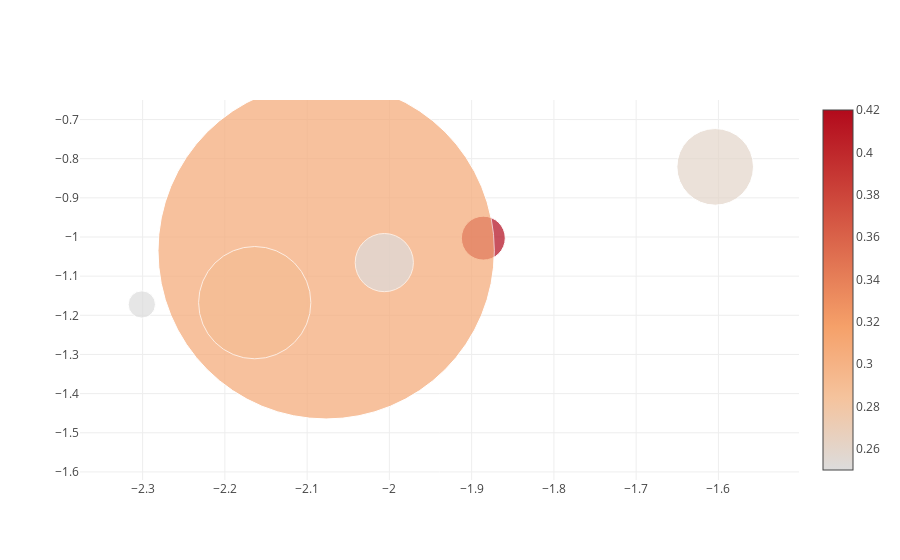

The notebook cell saved with this chart:
### Markdown cell above
La cellule suivante permet une entrée interactive au clavier:

### Code cell
mylib.launch_campaign_about('anis')

### Figure 1 — Plotly figure (JSON) as saved in the notebook; plotly's stock layout.template omitted (floating-point values rounded to 4 significant figures)
{"data": [{"marker": {"color": [0.42, 0.31, 0.29, 0.26, 0.25, 0.25], "showscale": true, "size": [43.9, 336.4, 112.3, 76.59, 27.25, 58.19]}, "mode": "markers", "text": ["instagram URL: http://instagram.com/web/friendships/2212133610/follow/<br>instagram ID: 2212133610<br>final measure: 0.42<br>likes: 381526.0<br>followers: 105412.0<br>likesperday: 1078.0<br>", "instagram URL: http://instagram.com/web/friendships/1280794066/follow/<br>instagram ID: 1280794066<br>final measure: 0.31<br>likes: 1322543.0<br>followers: 253193.0<br>likesperday: 7602.0<br>", "instagram URL: http://instagram.com/web/friendships/270713045/follow/<br>instagram ID: 270713045<br>final measure: 0.29<br>likes: 473877.0<br>followers: 190294.0<br>likesperday: 3145.0<br>", "instagram URL: http://instagram.com/web/friendships/23392825/follow/<br>instagram ID: 23392825<br>final measure: 0.26<br>likes: 404113.0<br>followers: 224290.0<br>likesperday: 1456.0<br>", "instagram URL: http://instagram.com/web/friendships/550862816/follow/<br>instagram ID: 550862816<br>final measure: 0.25<br>likes: 479876.0<br>followers: 32049.0<br>likesperday: 1086.0<br>", "instagram URL: http://instagram.com/web/friendships/2533019771/follow/<br>instagram ID: 2533019771<br>final measure: 0.25<br>likes: 525916.0<br>followers: 62738.0<br>likesperday: 2309.0<br>"], "type": "scatter", "x": [-1.886, -2.077, -2.164, -1.604, -2.301, -2.006], "y": [-1.003, -1.035, -1.168, -0.8209, -1.172, -1.065]}], "layout": {}}
